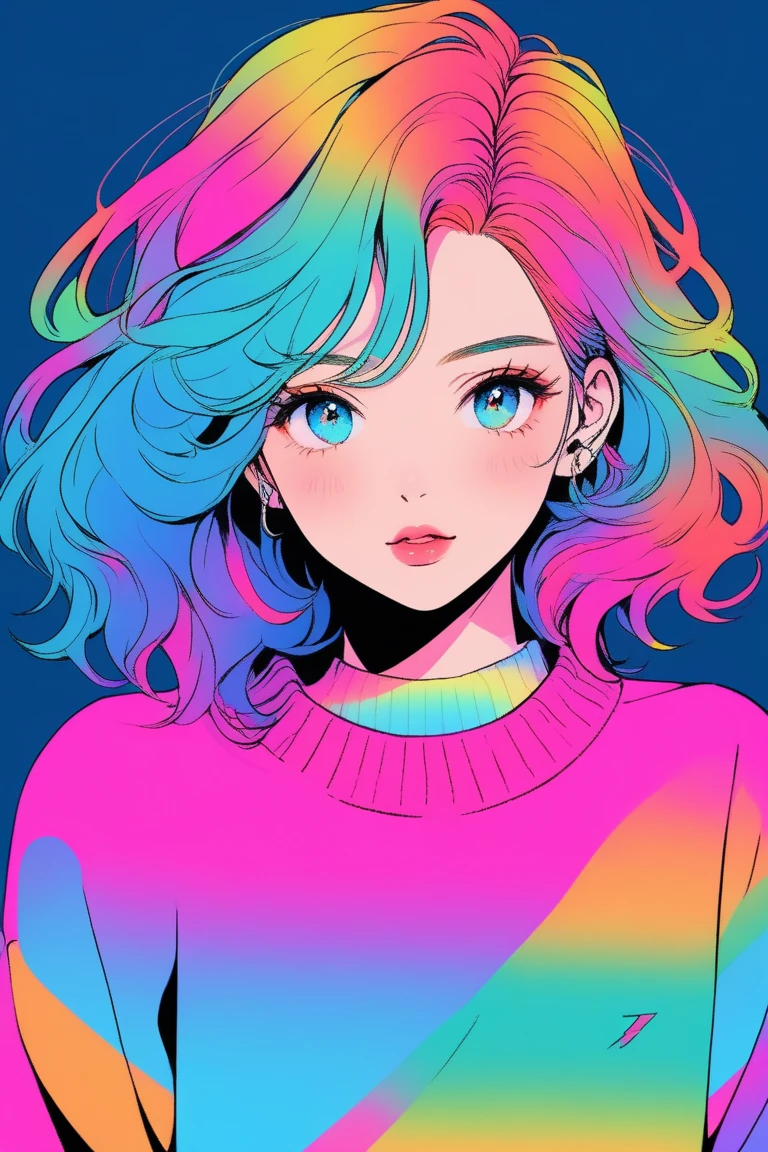
#> input picture images/Girl.png, 768 x 1152 px
$ python image_gaussian_filter.py
#> lines starting #> are read from the running program, lines starting #| are printed output that depends on the picture
### snippet.py
import cv2 as cv
import numpy as np
import matplotlib.pyplot as plot


def resize_image(image, max_size=500):
    """
    Resizes the image while maintaining the original aspect ratio.

    Parameters:
        image (numpy.ndarray): Image to be resized.
        max_size (int): Maximum allowed width or height for the resized image.

    Returns:
        numpy.ndarray: Resized image with preserved aspect ratio.
    """
    # Get original dimensions of the image
    h, w = image.shape[:2]

    # Compute the scale factor that ensures the largest dimension fits within max_size
    scale = min(max_size / w, max_size / h)

    # Calculate the new dimensions using the computed scale factor
    new_w, new_h = int(w * scale), int(h * scale)

    # Resize the image using INTER_AREA interpolation (good for downscaling)
    return cv.resize(image, (new_w, new_h), interpolation=cv.INTER_AREA)

### image_gaussian_filter.py
''' Convolution using scipy library'''

# [32 lines of commented-out code are left out]


''' Manual Convolution '''

# import cv2 as cv
# import numpy as np
# import matplotlib.pyplot as plot

# def gaussian_kernel(size, sigma):
#     """
#     Generates a Gaussian kernel.

#     Parameters:
#     - size: Size of the kernel (must be odd).
#     - sigma: Standard deviation of the Gaussian function.

#     Returns:
#     - Normalized Gaussian kernel.
#     """
#     k = size // 2  # Kernel radius
#     x, y = np.meshgrid(np.arange(-k, k+1), np.arange(-k, k+1))
#     gaussian = np.exp(-(x**2 + y**2) / (2 * sigma**2))
#     return gaussian / np.sum(gaussian)  # Normalize the kernel

# def apply_gaussian_filter(image, kernel):
#     """
#     Applies Gaussian smoothing using manual convolution.

#     Parameters:
#     - image: Grayscale image.
#     - kernel: Gaussian kernel.

#     Returns:
#     - Filtered image.
#     """
#     h, w = image.shape
#     k_size = kernel.shape[0]
#     pad = k_size // 2  # Padding size

#     # Pad the image with zero-padding (to handle border pixels)
#     padded_image = np.pad(image, pad, mode='constant', constant_values=0)

#     # Create an empty image to store the filtered result
#     filtered_image = np.zeros_like(image)

#     # Perform convolution
#     for i in range(h):
#         for j in range(w):
#             # Extract the region of interest
#             region = padded_image[i:i+k_size, j:j+k_size]
#             # Apply element-wise multiplication and sum up
#             filtered_image[i, j] = np.sum(region * kernel)

#     return filtered_image

# # Load the image in grayscale
# image = cv.imread('images/Girl.png', cv.IMREAD_GRAYSCALE)

# if image is None:
#     print("Error: Could not load image.")
#     exit()

# # Define kernel size and standard deviation
# kernel_size = 7  # Must be odd
# sigma = 1.0

# # Generate Gaussian kernel
# gaussian_k = gaussian_kernel(kernel_size, sigma)

# # Apply Gaussian smoothing using manual convolution
# smoothed_image = apply_gaussian_filter(image, gaussian_k)

# # Display the results
# plt.figure(figsize=(10, 5))

# plot.subplot(1, 2, 1)
# plot.imshow(image, cmap='gray')
# plot.title("Original Image")
# plot.axis("off")

# plot.subplot(1, 2, 2)
# plot.imshow(smoothed_image, cmap='gray')
# plot.title("Gaussian Smoothed Image (Manual)")
# plot.axis("off")

# plot.show()


''' Convolution using the inbuilt openCV function for gaussian blur GaussianBlur()
    Most efficient since its optimized at low level'''

import cv2 as cv
import numpy as np
import matplotlib.pyplot as plot
from snippet import resize_image

def apply_gaussian_filter(image, kernel_size, sigma):
    """
    Applies Gaussian smoothing to the input image.

    Parameters:
    - image: Grayscale image
    - kernel_size: Tuple (width, height) of the Gaussian kernel (must be odd)
    - sigma: Standard deviation for Gaussian distribution

    Returns:
    - Filtered image
    """
    return cv.GaussianBlur(image, kernel_size, sigma)

# Load the image in grayscale
image = cv.imread('images/Girl.png', cv.IMREAD_GRAYSCALE)
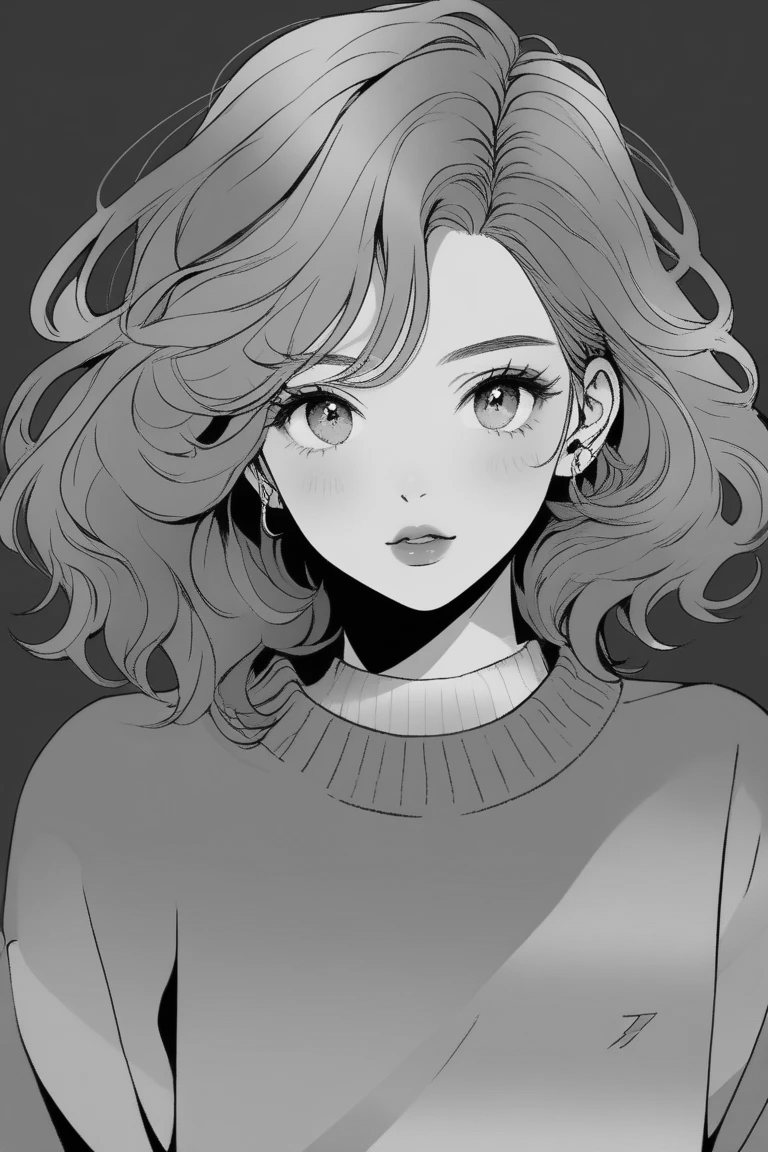
#> image: shape (1152, 768); min 0, max 249, mean 128.9

# Check if image loaded successfully
if image is None:
    print("Error: Could not load image.")
    exit()

# Define Gaussian kernel size and standard deviation
kernel_size = (7,7)  # Must be an odd number (e.g., 3x3, 5x5, 7x7)
sigma = 1.0  # Standard deviation for Gaussian distribution

# Apply Gaussian filter
smoothed_image = apply_gaussian_filter(image, kernel_size, sigma)
combine_img = np.hstack((image,smoothed_image))
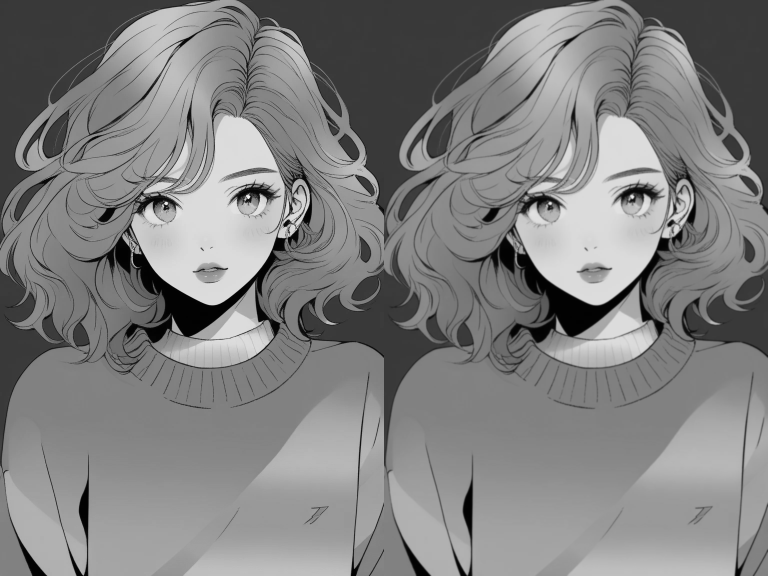
#> combine_img: shape (1152, 1536) (shown at 1/2 size); min 0, max 249, mean 128.9
combine_img = resize_image(combine_img)
#> in resize_image, `return cv.resize(image, (new_w, new_h), interpolation=cv.INTER_AREA)`:
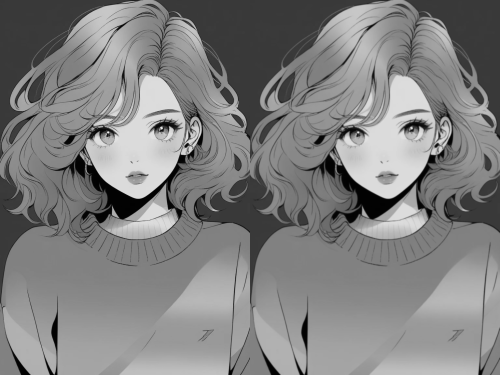
#> returned value: shape (375, 500); min 0, max 237, mean 128.9

#save the combined image of original image and gaussian filtered image in the image folder
cv.imwrite("images/gaussianfiltered_image.jpg",combine_img)

#Display image

plot.imshow(combine_img, cmap='gray')
plot.title("Original_image | Gaussian_filtered_image")
plot.axis("off")
plot.show()

$ run again, with images/Butterfly.jpg saved as images/Girl.png
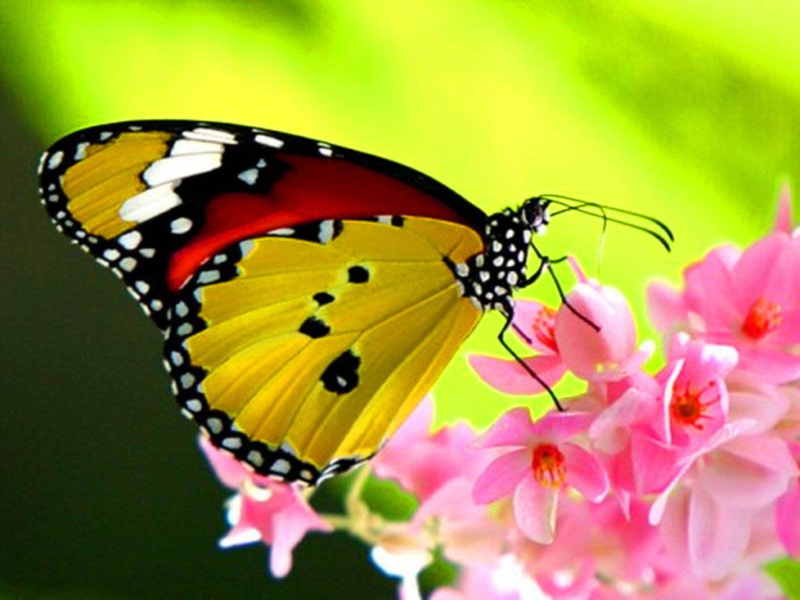
#> input picture images/Butterfly.jpg, 1600 x 1200 px (shown at 1/2 size)
#> `image = cv.imread('images/Girl.png', cv.IMREAD_GRAYSCALE)`:
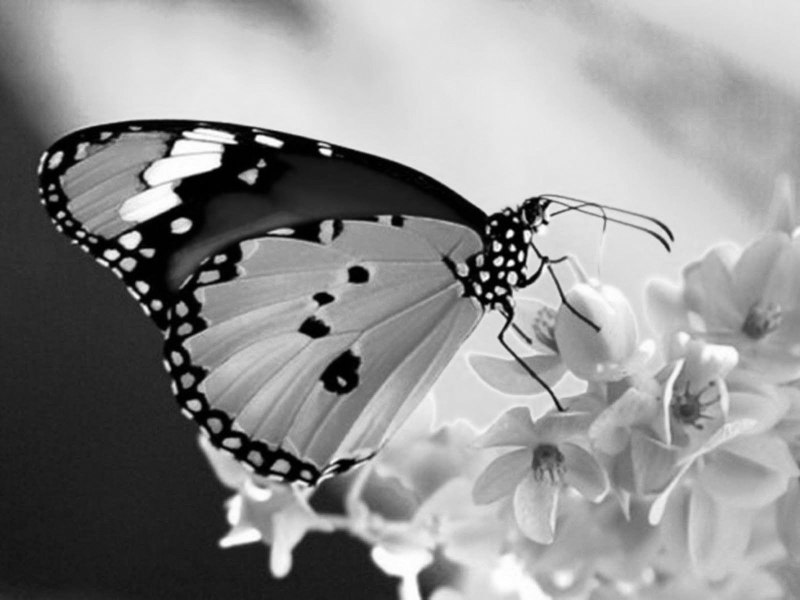
#> image: shape (1200, 1600) (shown at 1/2 size); min 0, max 255, mean 144
#> in resize_image, `return cv.resize(image, (new_w, new_h), interpolation=cv.INTER_AREA)`:
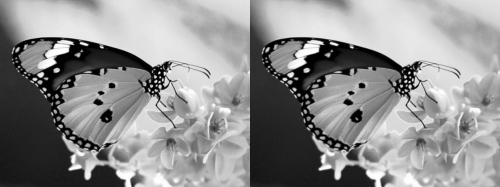
#> returned value: shape (187, 500); min 0, max 254, mean 143.9
